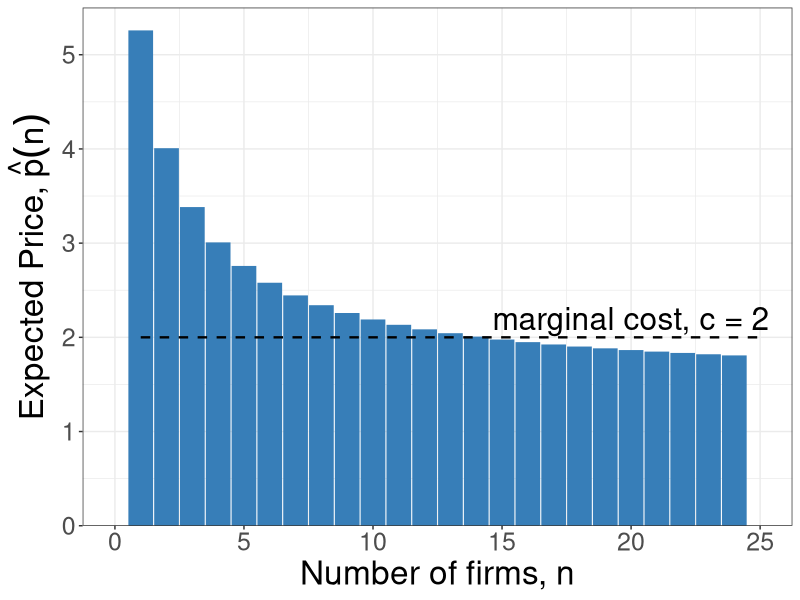

Write the R code that produced this figure.
require(shape)
library(tidyverse)
# pdf(file = "competitionmarkets/long_run_n_bargraph.pdf", width = 9, height = 7)


#Set parameters for graphics
axislabelsize <- 1.8
labelsize <- 1.5
namesize <- 1.8
annotatesize <- 1.5
graphlinewidth <- 2
segmentlinewidth <- 1.5


COL <- c("#7fc97f", "#beaed4", "#fdc086", "#ffff99", "#386cb0", "#f0027f", "#bf5b17", "#666666")
COLA <- c("#e0f3db", "#99d8c9","#66c2a4","#41ae76", "#238b45", "#005824")
COLB <- c("#c6dbef", "#4eb3d3", "#2b8cbe", "#0868ac","#084081")
COLC <- c("#fcfbfd", "#efedf5", "#dadaeb", "#bcbddc", "#9e9ac8", "#807dba", "#6a51a3", "#54278f", "#3f007d")

par(mar =  c(5, 8, 1, 1))

Profit <- function(n, pbar = 60, c = 10, beta = 0.5) {
  (pbar - c)^2 / (((n + 1)^2)*beta)
}

totaln <- function(pi, pbar = 60, c = 10, beta = 0.5){
  (pbar - c)/(sqrt(pi*beta)) - 1
}

cournotPrice <- function(n, pbar = 60, c1 = 10) {
  c1 + (1/(n + 1))*(pbar - c1)
}


# Barriers to entry
# Inputs: Probability of BTE (b) and number of firms
# Outputs: Price Level at some n
bte <- function(n, b = 0) {
  cournotPrice(n)*(1-b)
}

nstar <- function(b, pbar = 60, c = 10){
  (pbar*(1 - b) - c) / (b*c)
}

#Levels for the barriers to entry specified here
barriers <- c(0.2, 0.5, 0.71)
costs <- c(5, 10)

firms <- seq(1, 40, 1)
cost <- rep(6, length(firms))
nfirms <- tibble(firms, cost)
nfirms <- 
  nfirms %>% 
  mutate(price = cournotPrice(firms), 
         pbar = bte(firms, b = 0.85))

plot <- 
  nfirms %>% 
  ggplot(aes(x = firms, y = pbar, fill = pbar, col = pbar)) + 
  geom_bar(stat = "identity", position = "dodge", col = "#377eb8", fill = "#377eb8") + 
  scale_y_continuous(expand = c(0, 0), limits = c(0, 5.5)) +
  xlab("Number of firms, n") +
  ylab(expression(paste("Expected Price, ", hat(p)*(n) ))) + 
  xlim(0, 25) + 
  geom_line(y = 2, lty = 2, col = "black", lwd = 0.8) +
  annotate("text", x = 20, y = 2.2, label = "marginal cost, c = 2", cex = 8) + 
  
  # scale_fill_brewer(type = "qual", palette = "Set1", 
  #                   name = "",
  #                   breaks = c("pbar"),
  #                   labels = c("Expected Price")
  # ) + 
  # scale_color_brewer(type = "qual", palette = "Set1", 
  #                    name = "",
  #                    breaks = c("pbar"),
  #                    labels = c("Expected Price")
  # ) +
  theme_bw() + 
  theme(#legend.position="top",
        axis.title = element_text(size = 24),
        axis.title.y = element_text(size = 24),
        axis.text.y = element_text(size = 18),
        axis.text.x = element_text(size = 18)
        )
ggsave(plot, file = "competitionmarkets/long_run_n_bargraph.pdf", width = 9, height = 7)
